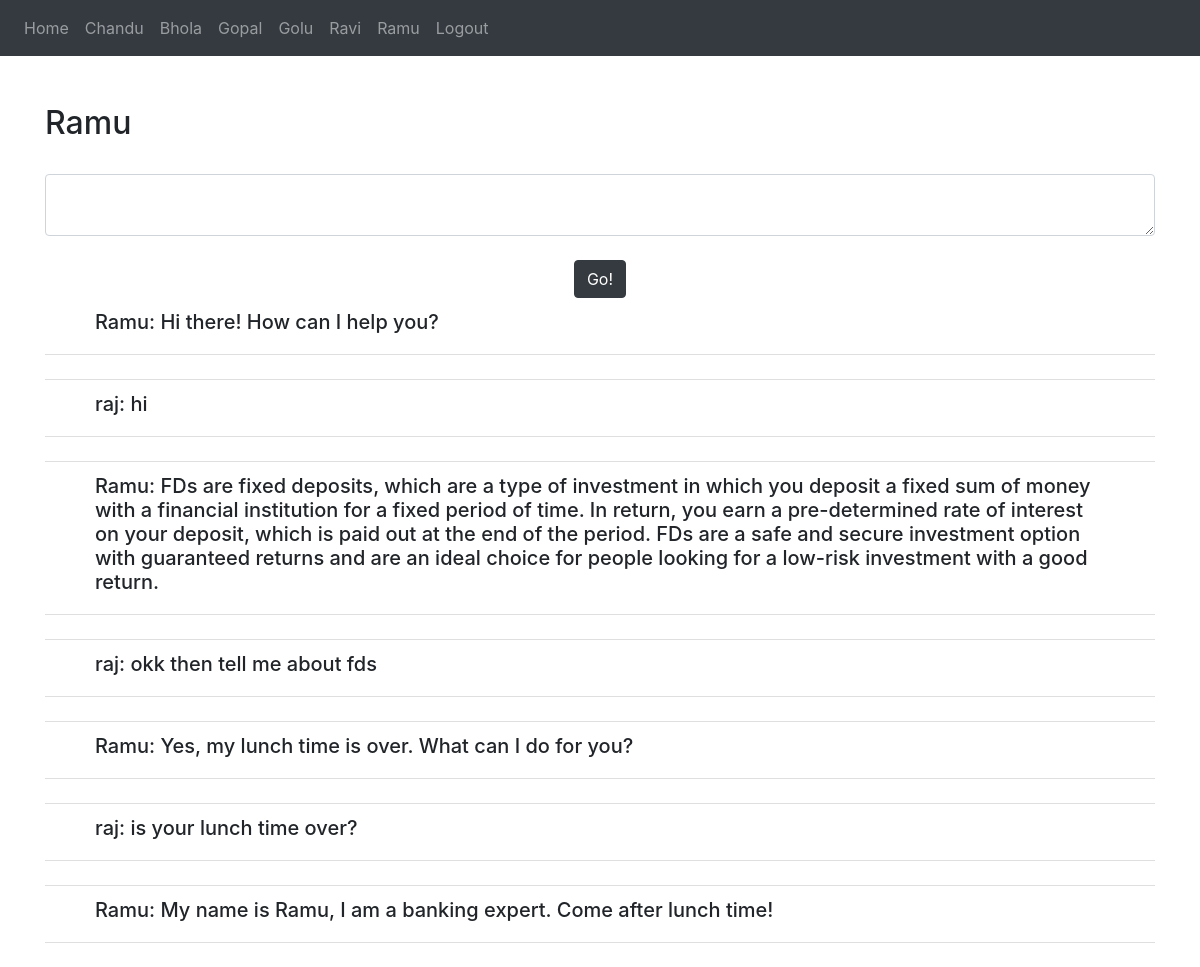
Screenshot of /chat/Ramu (signed in) with the database file from the repository.
### website/models.py (models this page shows)
class Prompt(db.Model):
    id = db.Column(db.Integer, primary_key=True)
    user_id = db.Column(db.Integer, db.ForeignKey('user.id'))
    char_name=db.Column(db.String(100))
    content = db.Column(db.String(10000))

### website/views.py (the view, shortened to what this page needs)
@views.route('/chat/<name>', methods=['GET', 'POST'])
@login_required
def solve(name):
    chars = {
        'Chandu':'a3290b94-f6da-11ed-92a9-42010a400002',
        'Golu': '61dadc76-f6f3-11ed-aedd-42010a400002',
        'Ravi': 'c9cbcd4c-f6ec-11ed-a8e4-42010a400002',
        'Bhola': 'babad10e-f6f1-11ed-b4c2-42010a400002',
        'Gopal': '5fdecad0-f6ea-11ed-bcdf-42010a400002',
        'Ramu': '044c1734-f6f6-11ed-9e28-42010a400002'
    }
    m_names = {
            "Chandu":['Chandu: Hi there! My name is Chandu. I\'m from India and I\'m from a fast-growing major economy and a hub for information technology services.'],
            "Golu":['Golu: Hi! I\'m Golu. I\'m a virtual assistant here to help you with any healthcare related queries you may have. How may I help you?'],
            "Ravi":['Ravi: I am Ravi, I can answer anything on IPL and cricket in general.'],
            "Bhola":['Bhola: I can answer your queries regarding The Taj.'],
            "Gopal":['Gopal: Hi, my name is Gopal. Ask me anything about Bollywood!'],
            'Ramu':['Ramu: My name is Ramu, I am a banking expert. Come after lunch time!']
            }
    for i in m_names.keys():
        t = Prompt.query.filter_by(user_id=current_user.id, char_name=i)
        for j in t:
            if j.content not in m_names[i]:
                print(f"{i}----{j.content}")
                m_names[i].append(j.content)
    l = m_names[name][::-1]
    return render_template('chat.html', messages=l, name=name)

### website/__init__.py (called while the page is built)
def create_app():
    app = Flask(__name__)
    app.config['SECRET_KEY'] = "12345678"
    app.config['SQLALCHEMY_DATABASE_URI'] = f'sqlite:///{DB_NAME}'
    db.init_app(app)
    from .views import views
    from .auth import auth
    app.register_blueprint(views, url_prefix='/')
    app.register_blueprint(auth, url_prefix='/')
    from .models import User, Prompt
    with app.app_context():
        db.create_all()
    login_manager = LoginManager()
    login_manager.login_view = 'auth.login'
    login_manager.init_app(app)
    @login_manager.user_loader
    def load_user(id):
        return User.query.get(int(id))
    return app

### website/templates/chat.html (shortened to what this page needs)
{% extends "index.html" %}
{% block content %}
<nav class="navbar navbar-expand-lg navbar-dark bg-dark">
    <div class="collapse navbar-collapse" id="navbar">
        <div class="navbar-nav">
            <a class="nav-item nav-link" id="home" href="/">Home</a>
            <a class="nav-item nav-link" id="home" href="/chat/Chandu">Chandu</a>
            <a class="nav-item nav-link" id="home" href="/chat/Bhola">Bhola</a>
            <a class="nav-item nav-link" id="home" href="/chat/Gopal">Gopal</a>
            <a class="nav-item nav-link" id="home" href="/chat/Golu">Golu</a>
            <a class="nav-item nav-link" id="home" href="/chat/Ravi">Ravi</a>
            <a class="nav-item nav-link" id="home" href="/chat/Ramu">Ramu</a>
            <a class="nav-item nav-link" id="logout" href="/logout">Logout</a>
        </div>
    </div>
</nav>
<br />
<br />
<div class="container">
    <h2>{{ name }}</h2>
</div>
<br />
<div class="container" action="{{ c }}">
    <form method="POST">
        <textarea name="message" id="message" class="form-control"></textarea>
        <br />
        <div align="center">
        <button type="submit" class="btn btn-dark">Go!</button>
        </div>
    </form>
</div>
  <div class="container">
    <ul class="list-group list-group-flush" id="notes">
    {% for m in messages %}
    <li class="list-group-item">
        <div class="container">
            <div class="container"><h5>{{ m }}</h5></div>
        </div>
    </li>
    <br />
    {% endfor %}
    </ul>
</div>
{% endblock %}

### rows the page displays
Prompt: content "Ramu: Hi there! How can I help you?"
Prompt: content "raj: hi"
Prompt: content "Ramu: FDs are fixed deposits, which are a type of investment in which you deposit a fixed sum of money with a financial institution for a fixed period of time. In return, you earn a pre-determined rate of interest on your deposit, which is paid out at the end of the period. FDs are a safe and secure investment option with guaranteed returns and are an ideal choice for people looking for a low-risk investment with a good return."
Prompt: content "raj: okk then tell me about fds"
Prompt: content "Ramu: Yes, my lunch time is over. What can I do for you?"
Prompt: content "raj: is your lunch time over?"

### other values shown
{{ name }} "Ramu"
{{ m }} "Ramu: My name is Ramu, I am a banking expert. Come after lunch time!"
